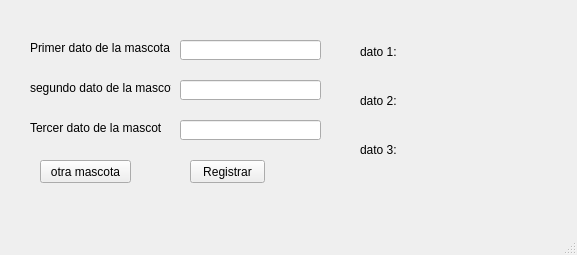
<?xml version="1.0" encoding="UTF-8"?>
<ui version="4.0">
 <class>MainWindow</class>
 <widget class="QMainWindow" name="MainWindow">
  <property name="geometry">
   <rect>
    <x>0</x>
    <y>0</y>
    <width>577</width>
    <height>255</height>
   </rect>
  </property>
  <property name="windowTitle">
   <string>MainWindow</string>
  </property>
  <widget class="QWidget" name="centralwidget">
   <widget class="QPushButton" name="btnSubir">
    <property name="geometry">
     <rect>
      <x>190</x>
      <y>160</y>
      <width>75</width>
      <height>23</height>
     </rect>
    </property>
    <property name="text">
     <string>Registrar</string>
    </property>
   </widget>
   <widget class="QLabel" name="Dato1">
    <property name="geometry">
     <rect>
      <x>30</x>
      <y>40</y>
      <width>141</width>
      <height>16</height>
     </rect>
    </property>
    <property name="text">
     <string>Primer dato de la mascota</string>
    </property>
   </widget>
   <widget class="QLabel" name="Dato2">
    <property name="geometry">
     <rect>
      <x>30</x>
      <y>80</y>
      <width>141</width>
      <height>16</height>
     </rect>
    </property>
    <property name="text">
     <string>segundo dato de la mascota</string>
    </property>
   </widget>
   <widget class="QLabel" name="Dato3">
    <property name="geometry">
     <rect>
      <x>30</x>
      <y>120</y>
      <width>131</width>
      <height>16</height>
     </rect>
    </property>
    <property name="frameShape">
     <enum>QFrame::NoFrame</enum>
    </property>
    <property name="text">
     <string>Tercer dato de la mascota</string>
    </property>
   </widget>
   <widget class="QLineEdit" name="intDato1">
    <property name="geometry">
     <rect>
      <x>180</x>
      <y>40</y>
      <width>141</width>
      <height>20</height>
     </rect>
    </property>
   </widget>
   <widget class="QLineEdit" name="intDato2">
    <property name="geometry">
     <rect>
      <x>180</x>
      <y>80</y>
      <width>141</width>
      <height>20</height>
     </rect>
    </property>
   </widget>
   <widget class="QLineEdit" name="intDato3">
    <property name="geometry">
     <rect>
      <x>180</x>
      <y>120</y>
      <width>141</width>
      <height>20</height>
     </rect>
    </property>
   </widget>
   <widget class="QWidget" name="verticalLayoutWidget">
    <property name="geometry">
     <rect>
      <x>360</x>
      <y>30</y>
      <width>171</width>
      <height>141</height>
     </rect>
    </property>
    <layout class="QVBoxLayout" name="mascota1">
     <item>
      <widget class="QLabel" name="salida1">
       <property name="text">
        <string>dato 1: </string>
       </property>
      </widget>
     </item>
     <item>
      <widget class="QLabel" name="salida2">
       <property name="text">
        <string>dato 2: </string>
       </property>
      </widget>
     </item>
     <item>
      <widget class="QLabel" name="salida3">
       <property name="text">
        <string>dato 3: </string>
       </property>
      </widget>
     </item>
    </layout>
   </widget>
   <widget class="QPushButton" name="otroRegistro">
    <property name="geometry">
     <rect>
      <x>40</x>
      <y>160</y>
      <width>91</width>
      <height>23</height>
     </rect>
    </property>
    <property name="text">
     <string>otra mascota</string>
    </property>
   </widget>
  </widget>
  <widget class="QMenuBar" name="menubar">
   <property name="geometry">
    <rect>
     <x>0</x>
     <y>0</y>
     <width>577</width>
     <height>21</height>
    </rect>
   </property>
  </widget>
  <widget class="QStatusBar" name="statusbar"/>
 </widget>
 <resources/>
 <connections/>
</ui>
